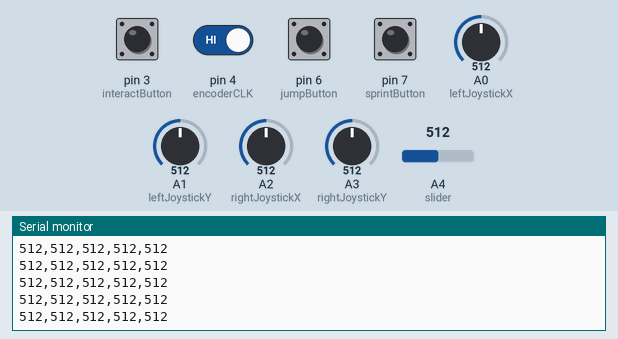
A sketch run on a simulated Arduino Uno, built with avr-gcc and run on an emulated ATmega328P. On the bench: the last lines printed to the serial monitor. Inputs (shaded band) come from the test bench; at power-on: pin 3 (interactButton), pin 4 (encoderCLK), pin 6 (jumpButton), pin 7 (sprintButton) HIGH, A0 (leftJoystickX) = 512, A1 (leftJoystickY) = 512, A2 (rightJoystickX) = 512, A3 (rightJoystickY) = 512, A4 (slider) = 512.

Above: at 10.6 s.
10.7 s: A0 (leftJoystickX) set to 108
At 11.8 s:
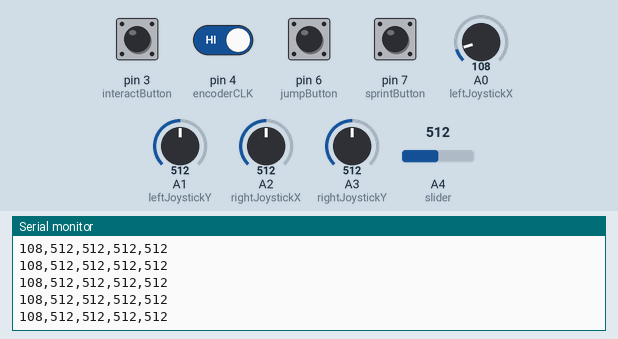
12.2 s: A0 (leftJoystickX) set to 95
At 13.1 s:
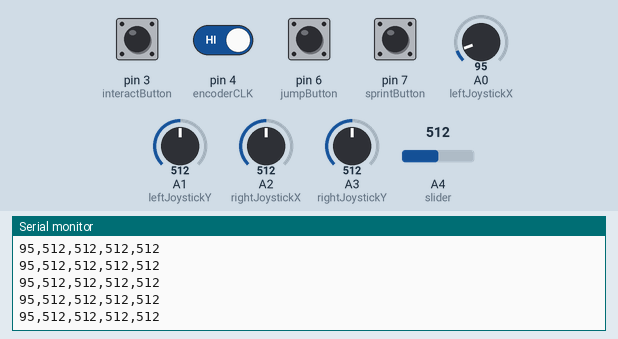
Timing chart, 0 to 15.2 s (numbered marks = the images above; inputs shaded):
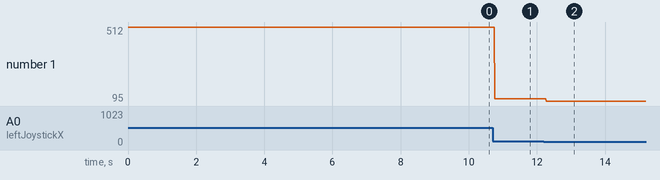

The sketch:

MageController.ino
```cpp
const int leftJoystickX = A0;
const int leftJoystickY = A1;

const int rightJoystickX = A2;
const int rightJoystickY = A3;

const int slider = A4;

const int encoderDT = 2;
const int interactButton = 3;  // Rotary encoder click (SW)
const int encoderCLK = 4;

const int jumpButton = 6;
const int sprintButton = 7;

int lastCLKState;

unsigned long lastEncoderTime = 0;
const unsigned long encoderDebounce = 80;

int lastJumpButtonState = HIGH;
int lastSprintButtonState = HIGH;
int lastInteractButtonState = HIGH;


void setup() {

  Serial.begin(9600);

  pinMode(encoderDT, INPUT_PULLUP);
  pinMode(encoderCLK, INPUT_PULLUP);

  pinMode(interactButton, INPUT_PULLUP);
  pinMode(jumpButton, INPUT_PULLUP);
  pinMode(sprintButton, INPUT_PULLUP);

  lastCLKState = digitalRead(encoderCLK);
  lastJumpButtonState = digitalRead(jumpButton);
  lastSprintButtonState = digitalRead(sprintButton);
  lastInteractButtonState = digitalRead(interactButton);
}


void loop() {

  // ==========================================
  // READ JOYSTICKS
  // ==========================================

  int leftX = analogRead(leftJoystickX);
  int leftY = analogRead(leftJoystickY);

  int rightX = analogRead(rightJoystickX);
  int rightY = analogRead(rightJoystickY);

  int sliderValue = analogRead(slider);


  // ==========================================
  // ROTARY ENCODER - SPELL SELECTION
  // ==========================================

  int currentCLKState = digitalRead(encoderCLK);

  if (currentCLKState != lastCLKState) {

    unsigned long currentTime = millis();

    if (currentTime - lastEncoderTime > encoderDebounce) {

      if (digitalRead(encoderDT) != currentCLKState) {

        Serial.println("ENCODER_RIGHT");

      } else {

        Serial.println("ENCODER_LEFT");
      }

      lastEncoderTime = currentTime;
    }

    lastCLKState = currentCLKState;
  }


  // ==========================================
  // INTERACTION BUTTON - ENCODER CLICK
  // ==========================================

  int currentInteractButtonState = digitalRead(interactButton);

  if (currentInteractButtonState == LOW &&
      lastInteractButtonState == HIGH) {

    Serial.println("INTERACT");
  }

  lastInteractButtonState = currentInteractButtonState;


  // ==========================================
  // JUMP BUTTON
  // ==========================================

  int currentJumpButtonState = digitalRead(jumpButton);

  if (currentJumpButtonState == LOW &&
      lastJumpButtonState == HIGH) {

    Serial.println("JUMP");
  }

  lastJumpButtonState = currentJumpButtonState;


  // ==========================================
  // SPRINT / L3 BUTTON
  // ==========================================

  int currentSprintButtonState = digitalRead(sprintButton);

  // L3 pressed
  if (currentSprintButtonState == LOW &&
      lastSprintButtonState == HIGH) {

    Serial.println("SPRINT");
  }

  // L3 released
  if (currentSprintButtonState == HIGH &&
      lastSprintButtonState == LOW) {

    Serial.println("SPRINT_RELEASE");
  }

  lastSprintButtonState = currentSprintButtonState;


  // ==========================================
  // SEND CONTROLLER VALUES
  // ==========================================

  Serial.print(leftX);
  Serial.print(",");

  Serial.print(leftY);
  Serial.print(",");

  Serial.print(rightX);
  Serial.print(",");

  Serial.print(rightY);
  Serial.print(",");

  Serial.println(sliderValue);


  delay(10);
}
```

Measured:
- after the input at 10.7 s, the serial monitor: prints a new line after 0.07 s (image 1)
- after the input at 12.2 s, the serial monitor: prints a new line after 0.08 s (image 2)
- plotted number 1: 512 → 108 after the input at 10.7 s, 108 → 95 after the input at 12.2 s
